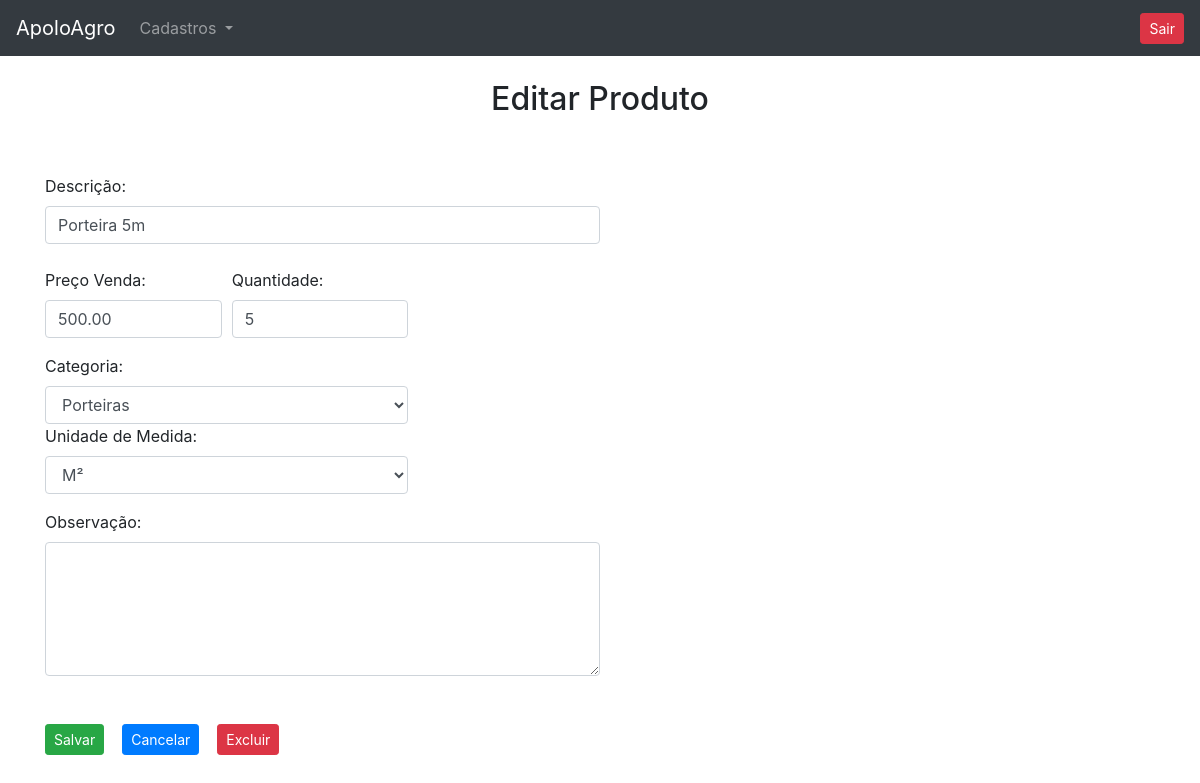
/edita_produto/1 (signed in), run on an earlier commit of the app's database.
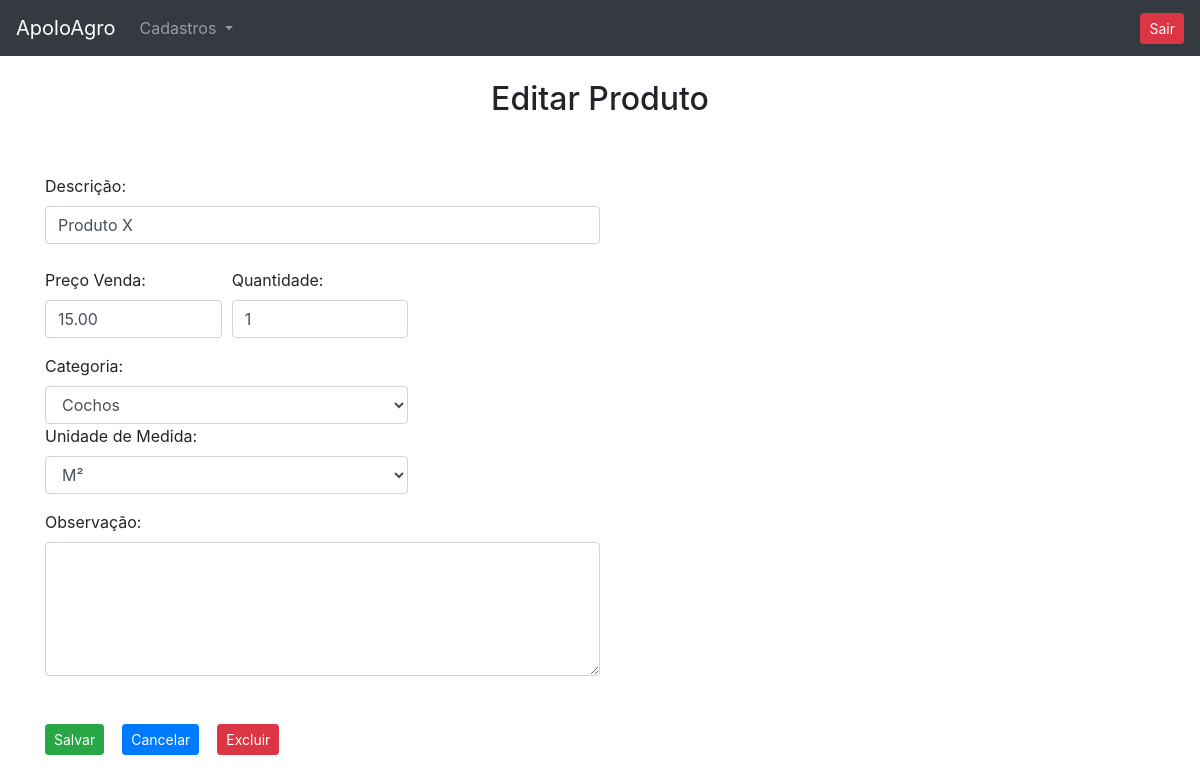
And on a later commit of the database.
### cadastros/models.py (models this page shows, shortened)
class Produtos(models.Model):
    descricao = models.CharField(max_length=50)
    preco_venda = models.DecimalField(max_digits=10, decimal_places=2)
    quantidade = models.IntegerField()
    observacao = models.TextField(blank=True, null=True)
    categoria = models.ForeignKey(Categorias, on_delete=models.DO_NOTHING)
    und = models.ForeignKey(UnidadeMedida, on_delete=models.DO_NOTHING)
    class Meta:
        verbose_name = 'Produto'

### cadastros/views.py (the view, shortened to what this page needs)
# urls.py: path('edita_produto/<int:id>', views.edita_produto, name='edita_produto'),
def edita_produto(request, id):
    if request.session.get('usuario'):
        produto = Produtos.objects.get(id=id)
        categorias = Categorias.objects.filter(produto=True)
        und_medidas = UnidadeMedida.objects.all()
        contexto = {'produto': produto, 'categorias': categorias, 'usuario_logado': request.session.get('usuario'),
                    'und_medidas':und_medidas}
        return render(request, 'edita_produto.html', contexto)

### cadastros/models.py (called while the page is built)
    def __str__(self):
        return self.descricao

### cadastros/templatetags/format_decimal.py (called while the page is built)
@register.filter(name='format_decimal')
def format_decimal(value):
    try:
        value = format(value)
    except:
        pass
    return value

### cadastros/templates/edita_produto.html (shortened to what this page needs)
{% extends 'base.html' %}
{% load format_decimal %}
{% block 'conteudo' %}
<div class="container">
    <div style="text-align: center">
        <br>
        <h2>Editar Produto</h2>
    </div>
    <br>
    <br>
    <form method="POST" action="{% url 'edita_produto' produto.id %}">{% csrf_token %}
        <label>Descrição:</label>
        <input style="width: 50%" name="descricao" class="form-control" type="text" value="{{produto.descricao}}" required placeholder="Digite a descrição">
        <br>
        <div class="form-row">
            <div class="form-group col-md-2">
                <label>Preço Venda:</label>
                <input type="number" step="any" name="preco_venda" class="form-control" value="{{produto.preco_venda|format_decimal}}">
            </div>
            <div class="form-group col-md-2">
                <label>Quantidade:</label>
                <input type="number" name="quantidade" class="form-control" value="{{produto.quantidade}}">
            </div>
        </div>
        <div class="form-row">
            <div class="form-group col-md-4">
                <label>Categoria:</label>
                <select name="categoria" class="form-control">
                    {% for cat in categorias %}
                        {% if produto.categoria == cat %}
                            <option value="{{cat.id}}" selected>{{cat}}</option>
                        {% else %}
                            <option value="{{cat.id}}">{{cat}}</option>
                        {% endif %}
                    {% endfor %}
                </select>
                <label>Unidade de Medida:</label>
                <select name="und_medida" class="form-control">
                    {% for und in und_medidas %}
                        {% if produto.und == und %}
                            <option value="{{und.id}}" selected>{{und.sigla}}</option>
                        {% else %}
                            <option value="{{und.id}}">{{und.sigla}}</option>
                        {% endif %}
                    {% endfor %}
                </select>
            </div>
        </div>
        <label>Observação:</label>
        <textarea style="width: 50%" class="form-control" name="observacao" rows="5">{{produto.observacao}}</textarea>
        <br>
        <br>
        <input class="btn btn-success btn-sm" type="Submit" value="Salvar">&nbsp&nbsp&nbsp
        <a href="{% url 'produtos' %}" class="btn btn-primary btn-sm">Cancelar</a>&nbsp&nbsp&nbsp
        <button type="button" class="btn btn-danger btn-sm" data-toggle="modal" data-target="#exampleModal">
            Excluir
        </button>
    </form>
</div>
{% endblock %}

What changed in the data, as far as the page shows it:
changed Produtos: descricao "Porteira 5m" → "Produto X"; preco_venda "500.00" → "15.00"; quantidade "5" → "1"
Also different on the page:
form field categoria: "Porteiras" → "Cochos"
